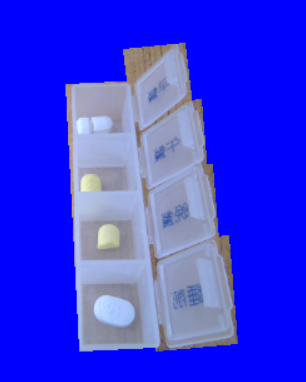
#> input picture image/image.png, 306 x 382 px, found by its file name
$ python CLAHE.py
#> lines starting #> are read from the running program, lines starting #| are printed output that depends on the picture
import cv2
import numpy as np

from matplotlib import pyplot as plt

# read image
img = cv2.imread('./image/image.png')
#> img is the input picture: shape (382, 306, 3); mean B, G, R 230.5, 55.9, 53.4

# convert the image into grayscale before doing histogram equalization
gray_img = cv2.cvtColor(img, cv2.COLOR_BGR2GRAY)
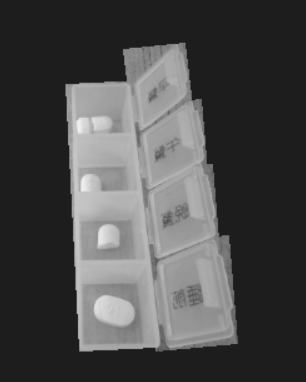
#> gray_img: shape (382, 306); min 29, max 241, mean 75

# image equalization
equalize_img = cv2.equalizeHist(gray_img)
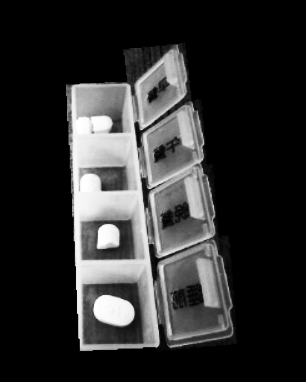
#> equalize_img: shape (382, 306); min 0, max 255, mean 46.5

# create clahe image
clahe = cv2.createCLAHE()
clahe_img = clahe.apply(gray_img)
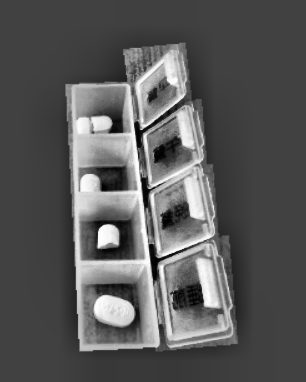
#> clahe_img: shape (382, 306); min 0, max 255, mean 89.3

# show image
cv2.imshow("image", gray_img)
cv2.imshow("equal_image", equalize_img)
cv2.imshow("clahe_image", clahe_img)
cv2.waitKey(0)
cv2.destroyAllWindows()

# plot image histogram
plt.hist(gray_img.ravel(), 256, [0, 255],label= 'original image')
plt.hist(equalize_img.ravel(), 256, [0, 255],label= 'equalize image')
plt.hist(clahe_img.ravel(), 256, [0, 255],label= 'clahe image')
plt.legend()
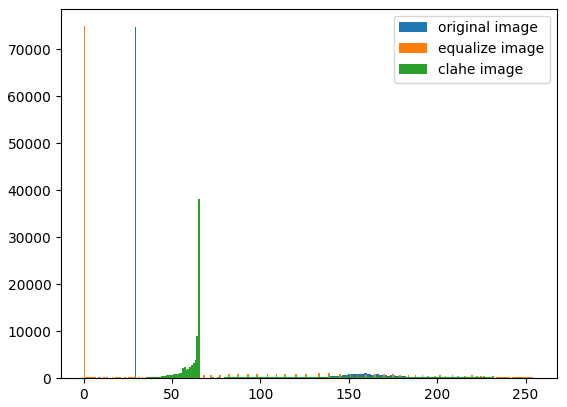
#> figure drawn by matplotlib, 1 panel; tallest bar 74846 high, from x = 28.89 to 29.88; tallest bar 74928 high, from x = 0 to 0.996; tallest bar 38056 high, from x = 64.75 to 65.74

$ run again, with image/bo.png copied over image/image.png
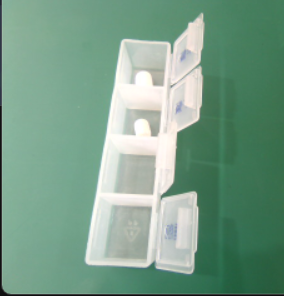
#> input picture image/bo.png, 284 x 296 px, found by its file name
#> img is the input picture: shape (296, 284, 3); mean B, G, R 137.4, 158.9, 122.2
#> `clahe_img = clahe.apply(gray_img)`:
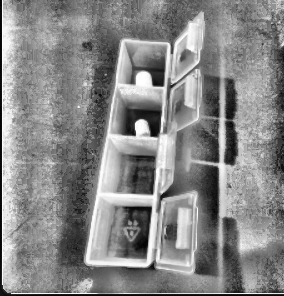
#> clahe_img: shape (296, 284); min 1, max 255, mean 135.1
#> `plt.legend()`:
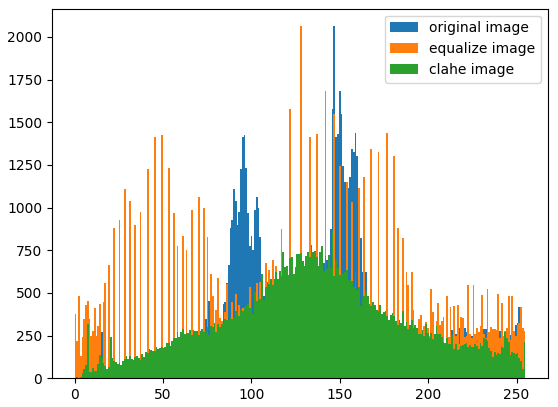
#> figure drawn by matplotlib, 1 panel; tallest bar 2063 high, from x = 146.4 to 147.4; tallest bar 2063 high, from x = 127.5 to 128.5; tallest bar 862 high, from x = 145.4 to 146.4

$ run again, with image/clahe.png copied over image/image.png
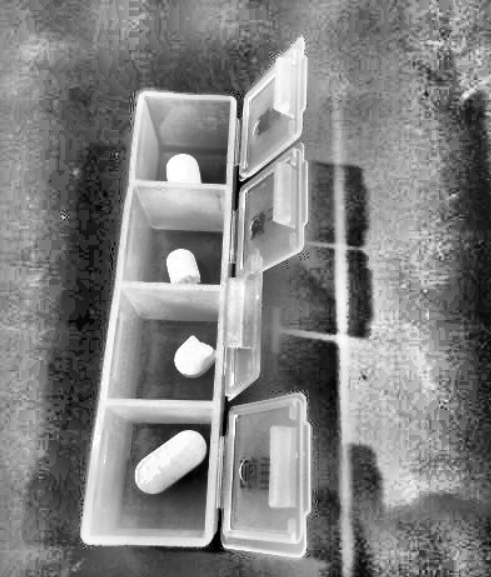
#> input picture image/clahe.png, 491 x 577 px, found by its file name
#> img is the input picture: shape (577, 491, 3); min 0, max 255, mean 130
#> `clahe_img = clahe.apply(gray_img)`:
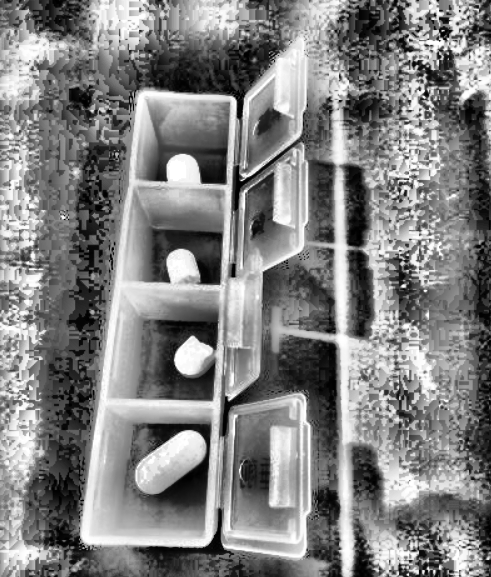
#> clahe_img: shape (577, 491); min 0, max 255, mean 129.1
#> `plt.legend()`:
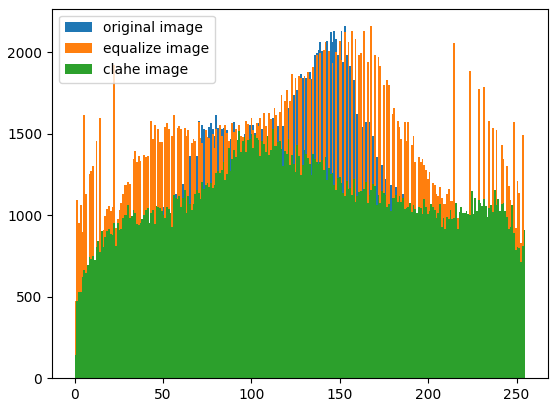
#> figure drawn by matplotlib, 1 panel; tallest bar 2160 high, from x = 152.4 to 153.4; tallest bar 2160 high, from x = 167.3 to 168.3; tallest bar 1531 high, from x = 111.6 to 112.6
